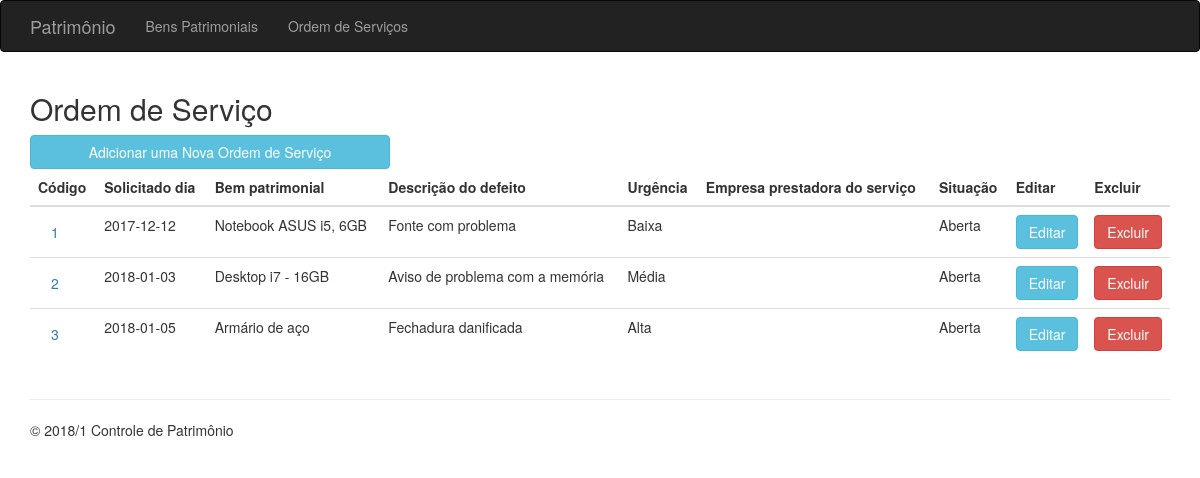
/os.php, run on the app's committed database.
### tables this page shows
CREATE TABLE `ordemservico` (
  `codigo` int(11) NOT NULL,
  `data_solicitacao` date NOT NULL,
  `descricao_defeito` varchar(500) NOT NULL,
  `data_conclusao` date DEFAULT NULL,
  `urgencia` tinyint(4) NOT NULL COMMENT '1-Baixa (meno preço, menor tempo); 2-Média (primeiro que seja menor ou igual ao tempo médio, e preço);3-Alta (menor tempo, menor preço)',
  `numero_bem` int(11) NOT NULL,
  `cod_orcamento_escolhido` int(11) DEFAULT NULL,
  `situacao` char(1) NOT NULL COMMENT 'A-Aberto; F-Fechada'
);

CREATE TABLE `bempatrimonial` (
  `numero` int(11) NOT NULL,
  `data_aquisicao` date NOT NULL,
  `descricao` varchar(250) NOT NULL,
  `valor_compra` decimal(12,2) NOT NULL,
  `departamento` varchar(30) NOT NULL,
  `sala` int(4) NOT NULL
);

### classes/OrdemServico.php (called while the page is built, shortened)
<?php
class OrdemServico{
	public $codigo;
	public static function descUrgencia($urg){
			if ($urg == 1)
				return "Baixa";
			elseif ($urg == 2) {
				return "Média";
			}else{
				return "Alta";
			}
	}
	public static function descSituacao($sit){
			if ($sit == 'A'){
				return "Aberta";
			}else {
				return "Fechada";
			}
	}
	public function __construct($cod = false){
		if ($cod){
			$this->codigo = $cod;
			$this->pesquisar();
		}
	}
	public static function listar(){
		$sql = "SELECT * FROM ordemservico";
		$con = Conexao::obterConexao();
		$resultado = $con->query($sql);
		$lista = $resultado->fetchAll();
		return $lista;
	}
	public function pesquisar(){
		$sql = "SELECT * FROM ordemservico WHERE codigo = :codigo";
		$con = Conexao::obterConexao();
		$instrucao = $con->prepare($sql);
		$instrucao->bindValue('codigo',  $this->codigo);
		$instrucao->execute();
		$linha = $instrucao->fetch();
		$this->codigo = $linha['codigo'];
	}
}
 ?>

### classes/BemPatrimonial.php (called while the page is built, shortened)
<?php
class BemPatrimonial{
	public $numero;
	public function __construct($num = false){
		if ($num){
			$this->numero = $num;
			$this->pesquisar();
		}
	}
	public function pesquisar(){
		$sql = "SELECT * FROM bempatrimonial WHERE numero = :numero";
		$con = Conexao::obterConexao();
		$instrucao = $con->prepare($sql);
		$instrucao->bindValue('numero',  $this->numero);
		$instrucao->execute();
		$linha = $instrucao->fetch();
		$this->descricao = $linha['descricao'];
	}
}
?>

### os.php (the view, shortened to what this page needs)
<?php
    require_once 'classes/OrdemServico.php';
    require_once 'classes/BemPatrimonial.php';
    $os = new OrdemServico();
    $lista = $os->listar();
?>
<?php require_once 'cabecalho.php' ?>
<div class="row">
    <div class="col-md-12">
        <h2>Ordem de Serviço</h2>
    </div>
</div>
<div class="row">
    <div class="col-md-4">
        <a href="os-inserir.php" class="btn btn-info btn-block">Adicionar uma Nova Ordem de Serviço</a>
    </div>
</div>
<div class="row">
    <div class="col-md-12">
        <table class="table">
            <thead>
            <tr>
                <th>Código</th>
                <th>Solicitado dia</th>
                <th>Bem patrimonial</th>
                <th>Descrição do defeito</th>
                <th>Urgência</th>
                <th>Empresa prestadora do serviço</th>
                <th>Situação</th>
                <th class="acao">Editar</th>
                <th class="acao">Excluir</th>
            </tr>
            </thead>
            <tbody>
                <?php foreach ($lista as $linha): ?>
                <tr>
                    <td><a href="os-detalhe.php?cod=<?php echo $linha['codigo'] ?>" class="btn btn-link"> <?php echo $linha['codigo'] ?></a></td>
                    <td><?php echo $linha['data_solicitacao'] ?></td>
                    <?php
                        $bem = new BemPatrimonial($linha['numero_bem']);
                        $descBem = $bem->descricao;
                    ?>
                    <td><?php echo $descBem ?></td>
                    <td><?php echo $linha['descricao_defeito'] ?></td>
                    <td><?php echo OrdemServico::descUrgencia($linha['urgencia']) ?></td>
                    <td>
                        <?php
                            $ordem = new OrdemServico($linha['codigo']);
                        ?>
                    </td>
                    <td><?php echo OrdemServico::descSituacao($linha['situacao']) ?></td>
                    <td><a href="os-editar.php?cod=<?php echo $linha['codigo'] ?>" class="btn btn-info">Editar</a></td>
                    <td><a href="os-excluir-post.php?cod=<?php echo $linha['codigo'] ?>" class="btn btn-danger">Excluir</a></td>
                </tr>
                <?php endforeach ?>
            </tbody>
        </table>
    </div>
</div>
<?php require_once 'rodape.php' ?>

### cabecalho.php (shortened to what this page needs)
<!DOCTYPE html>
<html lang="pt-br">
<head>
    <link href="assets/css/bootstrap.min.css" rel="stylesheet">
    <link href="assets/css/app.css" rel="stylesheet">
</head>
<body>
<nav class="navbar navbar-inverse">
    <div class="container">
        <div class="navbar-header">
            <a class="navbar-brand" href="index.php">Patrimônio</a>
        </div>
        <div id="navbar" class="navbar-collapse collapse">
            <ul class="nav navbar-nav">
                <li><a href="benspatrimoniais.php">Bens Patrimoniais</a></li>
                <li><a href="os.php">Ordem de Serviços</a></li>
            </ul>
        </div>
    </div>
</nav>
<div class="container">

### rodape.php
<hr>
<footer>
    <p>&copy; 2018/1 Controle de Patrimônio</p>
</footer>
</div>
</body>
</html>

### assets/css/app.css (style rules this page uses)
.table th+.acao { width: 50px; }

### data on the page
ordemservico: codigo "1", data_solicitacao "2017-12-12", bempatrimonial.descricao "Notebook ASUS i5, 6GB", descricao_defeito "Fonte com problema", urgencia "Baixa", situacao "Aberta"
ordemservico: codigo "2", data_solicitacao "2018-01-03", bempatrimonial.descricao "Desktop i7 - 16GB", descricao_defeito "Aviso de problema com a memória", urgencia "Média", situacao "Aberta"
ordemservico: codigo "3", data_solicitacao "2018-01-05", bempatrimonial.descricao "Armário de aço", descricao_defeito "Fechadura danificada", urgencia "Alta", situacao "Aberta"
